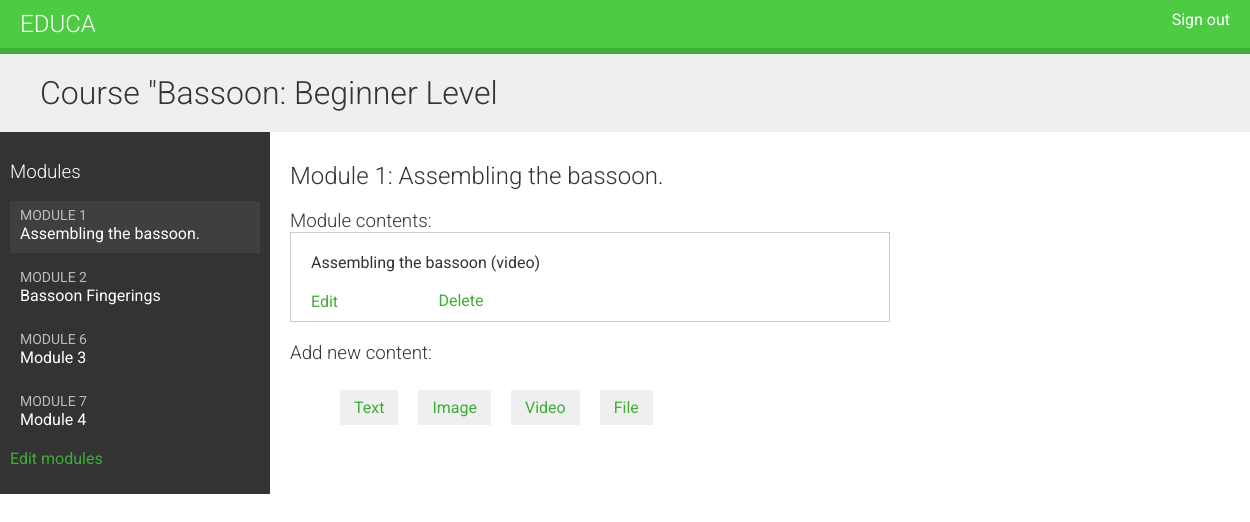
The page /course/module/1/ (signed in) on the database its author committed.
### courses/models.py (models this page shows, shortened)
class Course(models.Model):
    owner = models.ForeignKey(User, related_name='courses_created', on_delete=models.CASCADE)
    subject = models.ForeignKey(Subject, related_name='courses', on_delete=models.CASCADE)
    title = models.CharField(max_length=200)
    slug = models.SlugField(max_length=200, unique=True)
    overview = models.TextField()
    created = models.DateTimeField(auto_now_add=True)
    students = models.ManyToManyField(User, related_name='courses_joined', blank=True)
    class Meta:
        ordering = ['-created']

class Module(models.Model):
    course = models.ForeignKey(Course, related_name='modules', on_delete=models.CASCADE)
    title = models.CharField(max_length=200)
    description = models.TextField(blank=True)
    order = OrderField(blank=True, for_fields=['course'])
    class Meta:
        ordering = ['order']

class Content(models.Model):
    module = models.ForeignKey(Module, related_name='contents', on_delete=models.CASCADE)
    content_type = models.ForeignKey(ContentType, on_delete=models.CASCADE, limit_choices_to={'model__in':('text', 'video', 'image', 'file')})
    object_id = models.PositiveIntegerField()
    item = GenericForeignKey('content_type', 'object_id')
    order = OrderField(blank=True, for_fields=['module'])
    class Meta:
        ordering = ['order']

class ItemBase(models.Model):
    owner = models.ForeignKey(User, related_name='%(class)s_related', on_delete=models.CASCADE)
    title = models.CharField(max_length=250)
    created = models.DateTimeField(auto_now_add=True)
    updated = models.DateTimeField(auto_now=True)
    class Meta:
        abstract = True
    def __str__(self):
        return self.title

class Video(ItemBase):
    url = models.URLField()

### courses/views.py (the view)
# urls.py: path('module/<int:module_id>/', views.ModuleContentListView.as_view(), name='module_content_list'),
class ModuleContentListView(TemplateResponseMixin, View):
    template_name = 'courses/manage/module/content_list.html'
    def get(self, request, module_id):
        module = get_object_or_404(Module, id=module_id, course__owner=request.user)
        return self.render_to_response({'module': module})

### courses/templatetags/course.py (called while the page is built)
@register.filter
def model_name(obj):
    try:
        return obj._meta.model_name
    except AttributeError:
        return None

### courses/templates/courses/manage/module/content_list.html (shortened to what this page needs)
{% extends 'base.html' %}
{% load course %}
{% block content %}
  {% with module.course as course %}
    <h1>Course "{{ course.title }}</h1>
    <div class="contents">
      <h3>Modules</h3>
      <ul id="modules">
        {% for m in course.modules.all %}
          <li data-id="{{ m.id }}" {% if m == module %}class="selected"{% endif %}>
            <a href="{% url 'module_content_list' m.id %}">
              <span>
                Module <span class="order">{{ m.order|add:1 }}</span>
              </span>
              <br>
              {{ m.title }}
            </a>
          </li>
        {% empty %}
          <li>No modules yet.</li>
        {% endfor %}
      </ul>
      <p><a href="{% url 'course_module_update' course.id %}">Edit modules</a></p>
    </div>
    <div class="module">
      <h2>Module {{ module.order|add:1 }}: {{ module.title }}</h2>
      <h3>Module contents:</h3>
      <div id="module-contents">
        {% for content in module.contents.all %}
        <div data-id="{{ content.id }}">
          {% with content.item as item %}
            <p>{{ item }} ({{ item|model_name }})</p>
            <a href="{% url 'module_content_update' module.id item|model_name item.id %}">Edit</a>
            <form action="{% url 'module_content_delete' content.id %}" method="post">
              <input type="submit" value="Delete">
            </form>
          {% endwith %}
        </div>
        {% empty %}
          <p>This module has no contents yet.</p>
        {% endfor %}
      </div>
      <h3>Add new content:</h3>
      <ul class="content-types">
        <li><a href="{% url 'module_content_create' module.id 'text' %}">Text</a></li>
        <li><a href="{% url 'module_content_create' module.id 'image' %}">Image</a></li>
        <li><a href="{% url 'module_content_create' module.id 'video' %}">Video</a></li>
        <li><a href="{% url 'module_content_create' module.id 'file' %}">File</a></li>
      </ul>
    </div>
  {% endwith %}
{% endblock content %}

### courses/static/courses/css/base.css (style rules this page uses)
body { margin:0; font-family:'Roboto', sans-serif; font-weight:400; color:#333; }
a { color:#3fad37; text-decoration:none; }
ul { float:left; }
h1, h2, h3, h4, h5, h6 { font-family:'Roboto', sans-serif; font-weight:300; }
h1 { background:#efefef; width:100%; overflow:auto; padding:20px 0 20px 40px; margin:0; }
.module { padding:10px 20px; float:left; width:600px; }
.module h3 { margin:20px 0 0; padding:0; width:100%; }
.module p { margin:10px 0 20px; width:100%; float:left; }
.contents { width:20%; padding:10px; float:left; background:#333; color: #fff; font-family:'Roboto', sans-serif; }
.contents ul { list-style:none; margin:0; padding:0; width:100%; }
.contents ul li { margin:0 0 10px 0; padding:4px 10px 10px; overflow:auto; cursor:move; }
.contents ul li.selected { background:#3f3f3f; }
.contents ul span { text-transform:uppercase; color:#bbb; font-size:14px; }
.contents ul a { display:block; color:#fff; text-decoration:none; }
ul.content-types li { list-style:none; float:left; margin:10px; background:#efefef; padding:8px 14px; }
input, select, textarea { border:1px solid #ccc; border-bottom:3px solid #ccc; padding:8px 12px; font-size:16px; font-family:'Roboto', sans-serif; float:left; clear:both; width:300px; }
input[type=submit], a.button { border-radius:5px; background:#4dcc43; color:#fff; font-size:16px; text-transform:uppercase; border:none; padding:10px 20px; margin:20px 0; }
#module-contents div { padding:10px 20px; border:1px solid #ccc; background:#fff }
#module-contents form { margin:0; padding:0; }
#module-contents input[type=submit] { color:#3fad37; background:none; margin:-20px 0 0; padding:0; float:left; text-transform:none; }

### rows shown on the page
Course: title "Bassoon: Beginner Level"
Module: order|add "1", title "Assembling the bassoon."
Module: order|add "2", title "Bassoon Fingerings"
Module: order|add "6", title "Module 3"
Module: order|add "7", title "Module 4"
Content: item "Assembling the bassoon", item|model_name "video"
